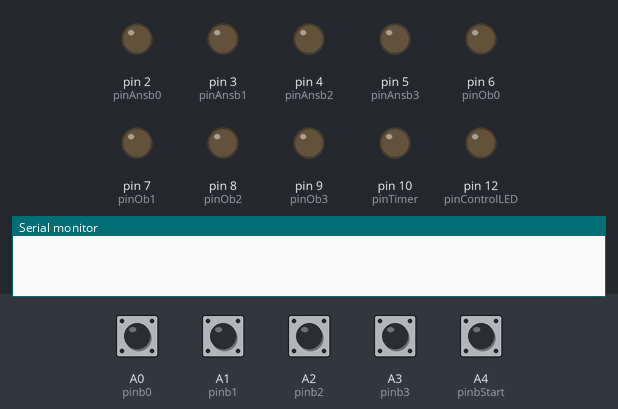
The sketch below on a simulated Arduino Uno, built with avr-gcc and run on an emulated ATmega328P. Parts: output pins drawn as LEDs (lit = HIGH), the last lines printed to the serial monitor. Dashed ring = blinking. Inputs (shaded band) come from the test bench; at power-on: A0 (pinb0), A1 (pinb1), A2 (pinb2), A3 (pinb3), A4 (pinbStart) HIGH. Random numbers use the default seed unless the sketch sets one.

Above: at 1.8 s.
1.9 s: A4 (pinbStart) pulled LOW for 0.6 s
At 2.6 s:
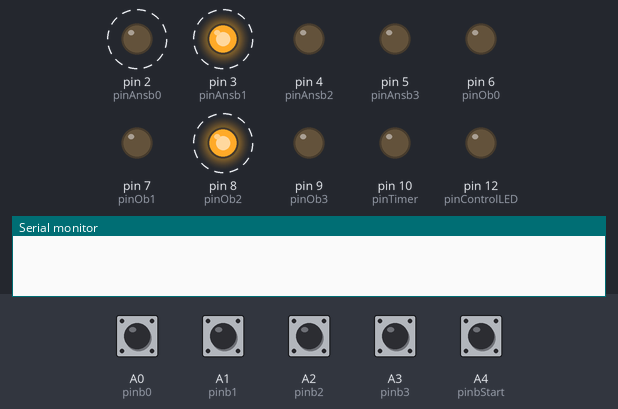
At 8.0 s:
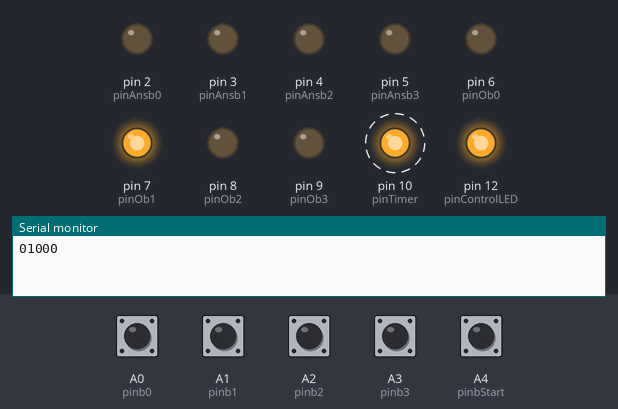
10.9 s: A4 (pinbStart) pulled LOW for 1 s
At 11.6 s:
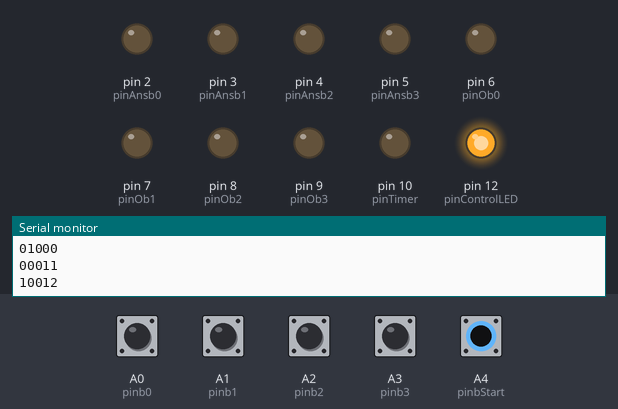
Timing chart, 0 to 19.9 s (numbered marks = the images above; inputs shaded):
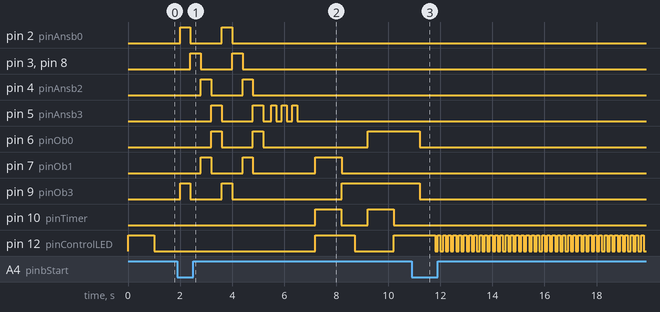

Measured:
- after the input at 1.9 s, pin 2 (pinAnsb0): alternates HIGH for 0.40 s and LOW for 1.2 s, 4 changes in all, then stays LOW, starting after 0.10 s; pin 3 (pinAnsb1): alternates HIGH for 0.40 s and LOW for 1.2 s, 4 changes in all, then stays LOW, starting after 0.50 s
- by itself, pin 12 (pinControlLED): alternates HIGH for 0.10 s and LOW for 0.10 s

The sketch:

joe.pattern.recognition.test.10LED.240626.ino
```cpp
//TESTED AND WORKING Simon Says Game, joeljai. circuit construction same as 4bit binary adder
//input pins for buttons
const int pinb0 = A0;
const int pinb1 = A1;
const int pinb2 = A2;
const int pinb3 = A3;
const int pinbStart = A4;
// for outputing the random pattern digits - yellow
const int pinOb0 = 6;
const int pinOb1 = 7;
const int pinOb2 = 8;
const int pinOb3 = 9;

const int pinOb[] = {pinOb0,pinOb1,pinOb2,pinOb3};

//for outputting the inputted answer pattern from user - red
const int pinAnsb0 = 2;
const int pinAnsb1 = 3;
const int pinAnsb2 = 4;
const int pinAnsb3 = 5;

const int pinAnsb[] = {pinAnsb0,pinAnsb1,pinAnsb2,pinAnsb3};

//random seed pin
const int pinRandom = A5;

//control LED - green
const int pinControlLED = 12;

//timer LED - rightmost red
const int pinTimer = 10;

//last states for the buttons
int blaststate[] = {HIGH,HIGH,HIGH,HIGH,HIGH};

//timing for green control LED
bool toggleCLED = true;
int counterC = 0;
int counterCMax = 3;

//timing for red timing led
bool toggleTLED = false;
int counterT = 0;

//timing counters or bools
bool start = false;
bool seqEnd = false;
int ms = 500;

//for output rand pattern
bool startPatternO = false;
bool endPatternO = false;
int outputTimer = -1;
const int maxPattern = 3;
int generatedPattern[maxPattern][4];

//for input
bool inputmode = false;
int Ans0 = 0;int Ans1 = 0;int Ans2 = 0;int Ans3 = 0;
int counterAns = 0;
int answerPattern[maxPattern][4];
bool end = false;

//win check
bool win = true;

void setup() {
  Serial.begin(9600);

  randomSeed(analogRead(A5));

  pinMode(pinb0, INPUT_PULLUP);
  pinMode(pinb1, INPUT_PULLUP);
  pinMode(pinb2, INPUT_PULLUP);
  pinMode(pinb3, INPUT_PULLUP);
  pinMode(pinbStart, INPUT_PULLUP);

  pinMode(pinOb0, OUTPUT);
  pinMode(pinOb1, OUTPUT);
  pinMode(pinOb2, OUTPUT);
  pinMode(pinOb3, OUTPUT);

  pinMode(pinAnsb0, OUTPUT);
  pinMode(pinAnsb1, OUTPUT);
  pinMode(pinAnsb2, OUTPUT);
  pinMode(pinAnsb3, OUTPUT);
  pinMode(pinTimer, OUTPUT);

  pinMode(pinControlLED, OUTPUT);
}

void loop() {

  //controlLED green func
  counterC += 1;
  if (counterC >= counterCMax) {
    counterC = 0;
    toggleCLED = !toggleCLED;
  }
  digitalWrite(pinControlLED, toggleCLED);

  int bStartstate = digitalRead(pinbStart);
  if (blaststate[4] == HIGH && bStartstate == LOW){
    if (!start)
      start = true;
  }

  if (start && !seqEnd) {
    startSeq();
    startPatternO = true;
    seqEnd = true;
  }

  if (outputTimer >= maxPattern && !endPatternO) { //+1 FOR MAXPATTERN
    endPatternO = true;
    delay(500);
    clearOutputLED();
    digitalWrite(pinTimer, LOW);
    delay(500);
    counterCMax = 1;
    counterC = 0;
    inputmode = true;
    ms = 100;
  }

  if (inputmode) {
    if (!end) {
      input(Ans0, Ans1, Ans2, Ans3);
      outputans(Ans0, Ans1, Ans2, Ans3);
      if (counterAns < maxPattern)  {
        if (blaststate[4] == HIGH && bStartstate == LOW){
          storeAnsPattern(counterAns);
          clearAnsLED();
          counterAns += 1;
          Serial.println(counterAns);
        }
      }else{
          wincheck();
          end = true;
          endGame();
          ms = 1500;
      }
    }
  }

  if (startPatternO && !endPatternO) {
    //timing LED func
    counterT += 1;
    if (counterT >= 2) {
      counterT = 0;
      toggleTLED = !toggleTLED;
      outputTimer += 1;
    digitalWrite(pinTimer, toggleTLED);
    if (outputTimer < maxPattern) {
      outputRandPattern(outputTimer);
    }
   }
  }
  blaststate[4] = bStartstate;
  //debug("countercmax");
  delay(ms);
}

void startSeq() {
  int prev = 0;
  for (unsigned int j = 0; j < 2; j++) {
    for (unsigned i = 0; i < 4; i++) {
      digitalWrite(pinOb[3 - prev], LOW);
      digitalWrite(pinAnsb[prev], LOW);
      digitalWrite(pinOb[3 - i], HIGH);
      digitalWrite(pinAnsb[i], HIGH);
      prev = i;
      delay(400);
    }
  digitalWrite(pinOb[0], LOW);
  digitalWrite(pinAnsb[3], LOW);
  }
  delay(300);
  for (unsigned i = 0; i < maxPattern; i++) {
    digitalWrite(pinAnsb3, HIGH);
    delay(200);
    digitalWrite(pinAnsb3, LOW);
    delay(200);
  }
}

void outputRandPattern(int row) {
  int randomList[] = {0,0,0,0};
  randomize(randomList);
  for (unsigned int col = 0; col < 4; col++) {
      generatedPattern[row][col] = randomList[col];
      Serial.print(generatedPattern[row][col]);
  }
  Serial.println(row);
  Serial.println();
  digitalWrite(pinOb0, randomList[0]);
  digitalWrite(pinOb1, randomList[1]);
  digitalWrite(pinOb2, randomList[2]);
  digitalWrite(pinOb3, randomList[3]);
}

void randomize(int interlist[4]) {
  bool allZeros = true;
  for (unsigned int r = 0; r < 4; r++) {
    interlist[r] = random(2);
    if (interlist[r] == 1) {
      allZeros = false;
    }
  }
  if (allZeros) {
    randomize(interlist);
  }
}

void clearOutputLED() {
  digitalWrite(pinOb0, LOW);
  digitalWrite(pinOb1, LOW);
  digitalWrite(pinOb2, LOW);
  digitalWrite(pinOb3, LOW);
}

void clearAnsLED() {
  digitalWrite(pinAnsb0, LOW);
  digitalWrite(pinAnsb1, LOW);
  digitalWrite(pinAnsb2, LOW);
  digitalWrite(pinAnsb3, LOW);
  Serial.println("cleared pins");
}

void illumOutputLED() {
  digitalWrite(pinOb0, HIGH);
  digitalWrite(pinOb1, HIGH);
  digitalWrite(pinOb2, HIGH);
  digitalWrite(pinOb3, HIGH);
}

void illumAnsLED() {
  digitalWrite(pinAnsb0, HIGH);
  digitalWrite(pinAnsb1, HIGH);
  digitalWrite(pinAnsb2, HIGH);
  digitalWrite(pinAnsb3, HIGH);
}

void debug(String option) {
  if (option == "patt") {
    for (int i = 0; i < maxPattern; i++) {
      Serial.println("");
      for (int j = 0; j < 4; j++){
        Serial.print(generatedPattern[i][j]);
      }
    }
  }else{
    if (option == "countercmax") {
      Serial.println(counterCMax);
      Serial.println("next");
    }
  }
}

void input(int &Ans0, int &Ans1, int &Ans2, int &Ans3) {
  int bstate[] = {digitalRead(pinb0), digitalRead(pinb1), digitalRead(pinb2), digitalRead(pinb3)};
  if (bstate[0] == LOW && blaststate[0] == HIGH) {
    Ans0 = !Ans0;
  }
  if (bstate[1] == LOW && blaststate[1] == HIGH) {
    Ans1 = !Ans1;
  }
  if (bstate[2] == LOW && blaststate[2] == HIGH) {
    Ans2 = !Ans2;
  }
  if (bstate[3] == LOW && blaststate[3] == HIGH) {
    Ans3 = !Ans3;
  }

  for (unsigned i = 0; i < 4; i++) {
    blaststate[i] = bstate[i];
  }
}

void outputans(int Ans0, int Ans1, int Ans2, int Ans3) {
  digitalWrite(pinAnsb0, Ans0);
  digitalWrite(pinAnsb1, Ans1);
  digitalWrite(pinAnsb2, Ans2);
  digitalWrite(pinAnsb3, Ans3);
}

void storeAnsPattern(int row2) {
  Serial.println("written");
  answerPattern[row2][0] = Ans0;
  answerPattern[row2][1] = Ans1;
  answerPattern[row2][2] = Ans2;
  answerPattern[row2][3] = Ans3;
  Ans0 = 0;Ans1 = 0;Ans2 = 0;Ans3 = 0;
}

void wincheck() {
  for (unsigned int row = 0; row < maxPattern; row++) {
    for (unsigned int col = 0; col < 4; col++) {
      Serial.print(generatedPattern[row][col]);
      Serial.print(" is being compared with input ");
      Serial.println(answerPattern[row][col]);
      if (generatedPattern[row][col] != answerPattern[row][col]) {
        win = false;
        //Serial.println("lost");
      }
    }
  }
  if (win) {
    Serial.println("winnn");
  }
}

void endGame() {
  for (unsigned int i = 0; i < 3; i++) {
    if (win) {
      illumOutputLED();
      illumAnsLED();
      digitalWrite(pinTimer, HIGH);
    }else{
      digitalWrite(pinAnsb[i], HIGH);
    }
    delay(300);
    if (win) {
      clearOutputLED();
      clearAnsLED();
      digitalWrite(pinTimer, LOW);
    }else{
      digitalWrite(pinAnsb[i], LOW);
    }
    delay(300);

  }
  digitalWrite(pinTimer, LOW);
}
```
